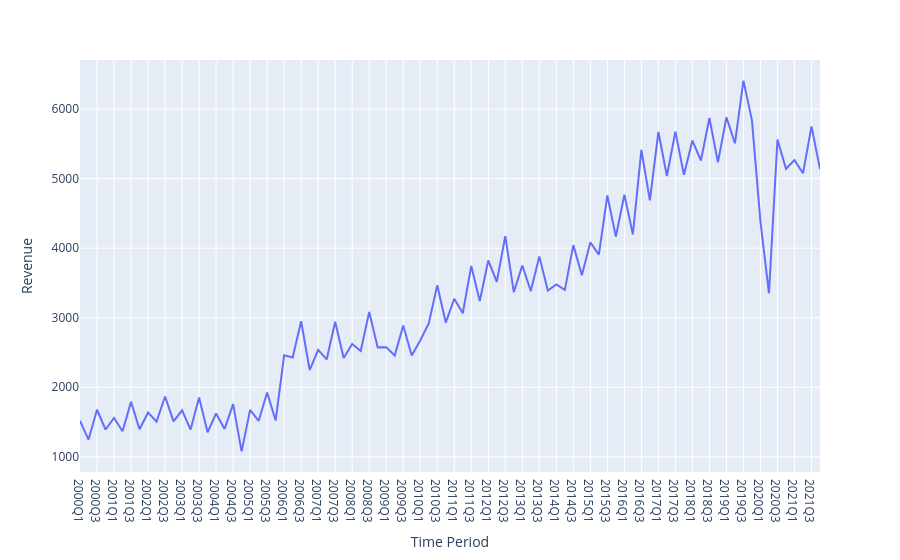

Notebook code for this chart:
### Code cell
px.line(df, x="Time Period", y="Revenue")

### Figure 1 — Plotly figure (JSON) as saved in the notebook; plotly's stock layout.template omitted (floating-point values rounded to 4 significant figures)
{"data": [{"hovertemplate": "Time Period=%{x}<br>Revenue=%{y}<extra></extra>", "legendgroup": "", "line": {"color": "#636efa", "dash": "solid"}, "marker": {"symbol": "circle"}, "mode": "lines", "name": "", "orientation": "v", "showlegend": false, "type": "scatter", "x": ["2000Q1", "2000Q2", "2000Q3", "2000Q4", "2001Q1", "2001Q2", "2001Q3", "2001Q4", "2002Q1", "2002Q2", "2002Q3", "2002Q4", "2003Q1", "2003Q2", "2003Q3", "2003Q4", "2004Q1", "2004Q2", "2004Q3", "2004Q4", "2005Q1", "2005Q2", "2005Q3", "2005Q4", "2006Q1", "2006Q2", "2006Q3", "2006Q4", "2007Q1", "2007Q2", "2007Q3", "2007Q4", "2008Q1", "2008Q2", "2008Q3", "2008Q4", "2009Q1", "2009Q2", "2009Q3", "2009Q4", "2010Q1", "2010Q2", "2010Q3", "2010Q4", "2011Q1", "2011Q2", "2011Q3", "2011Q4", "2012Q1", "2012Q2", "2012Q3", "2012Q4", "2013Q1", "2013Q2", "2013Q3", "2013Q4", "2014Q1", "2014Q2", "2014Q3", "2014Q4", "2015Q1", "2015Q2", "2015Q3", "2015Q4", "2016Q1", "2016Q2", "2016Q3", "2016Q4", "2017Q1", "2017Q2", "2017Q3", "2017Q4", "2018Q1", "2018Q2", "2018Q3", "2018Q4", "2019Q1", "2019Q2", "2019Q3", "2019Q4", "2020Q1", "2020Q2", "2020Q3", "2020Q4", "2021Q1", "2021Q2", "2021Q3", "2021Q4"], "xaxis": "x", "y": [1517, 1248, 1677, 1393, 1558, 1368, 1790, 1396, 1638, 1507, 1868, 1510, 1669, 1392, 1853, 1353, 1623, 1401, 1758, 1078, 1674, 1516, 1924, 1522, 2459, 2428, 2949, 2248, 2538, 2400, 2941, 2420, 2621, 2521, 3083, 2574, 2577, 2457, 2888, 2458, 2674, 2917, 3468, 2931, 3273, 3064, 3744, 3241, 3824, 3517, 4173, 3369, 3751, 3383, 3879, 3391, 3480, 3400, 4044, 3610, 4083, 3907, 4758, 4167, 4769, 4199, 5413, 4687, 5671, 5038, 5677, 5056, 5548, 5261, 5873, 5234, 5883, 5509, 6410, 5838, 4381, 3352, 5561, 5142, 5268, 5077, 5752, 5137], "yaxis": "y"}], "layout": {"legend": {"tracegroupgap": 0}, "margin": {"t": 60}, "xaxis": {"anchor": "y", "domain": [0, 1], "title": {"text": "Time Period"}}, "yaxis": {"anchor": "x", "domain": [0, 1], "title": {"text": "Revenue"}}}}
